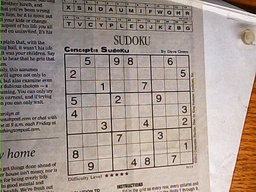
#> input picture Week4/Sudoku.jpg, 256 x 192 px, shrunk from 640 x 480 before the run, found by its file name
$ python q2.py
#> lines starting #> are read from the running program, lines starting #| are printed output that depends on the picture
import cv2 as cv
import numpy as np


def hough_lines(edges: cv.Mat, rho, min_theta, max_theta, theta, threshold):
    diag_len = int(np.ceil(np.sqrt(edges.shape[0]**2 + edges.shape[1]**2)))

    theta_angles = np.arange(min_theta, max_theta, theta)
    rho_values = np.arange(-diag_len, diag_len +1, rho)

    theta_count = len(theta_angles)
    rho_count = len(rho_values)

    accumulator = np.zeros((rho_count, theta_count))

    sins = np.sin(theta_angles)
    coss = np.cos(theta_angles)

    xs, ys = np.where(edges > 0)

    for x, y in zip(xs, ys):
        for angle_idx in range(theta_count):
            cur_rho = x*coss[angle_idx] + y*sins[angle_idx]
            rho_pos = np.where(rho_values < cur_rho)[0][-1]

            accumulator[rho_pos][angle_idx] += 1
    accumulator /= np.max(accumulator)
    rho_index, theta_index = np.where(accumulator > threshold)

    return np.vstack([rho_values[rho_index], theta_angles[theta_index]]).T


img = cv.imread('Week4/Sudoku.jpg')
#> img is the input picture: shape (192, 256, 3); mean B, G, R 141.3, 149, 162.2
diag_len = int(np.ceil(np.sqrt(img.shape[0]**2 + img.shape[1]**2)))
#> diag_len = 320
gray = cv.cvtColor(img, cv.COLOR_BGR2GRAY)
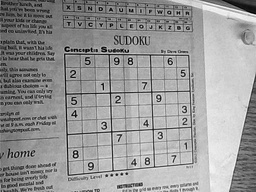
#> gray: shape (192, 256); min 0, max 250, mean 152.1

edges = cv.Canny(gray, 50, 150, apertureSize=3)
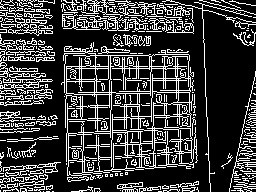
#> edges: shape (192, 256); 23.4% white in thin lines or dots
lines = hough_lines(edges, 1, 0, np.pi, np.pi/180, 0.75)
#> in hough_lines, `xs, ys = np.where(edges > 0)`: xs = 11502 values from 0 to 191; ys = 11502 values, max 255 at index 482, min 0 at index 143, mean 112.5
#> the loop in hough_lines, `for x, y in zip(xs, ys):` made 11502 passes
#> y on passes 1 to 3: 1, 10, 12
#> after the loop in hough_lines, `for x, y in zip(xs, ys):`:
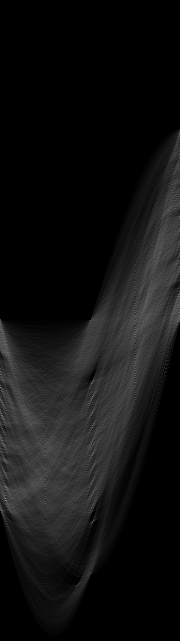
#> accumulator: shape (641, 180) float64; min 0, max 139, mean 17.9
#> in hough_lines, `accumulator /= np.max(accumulator)`:
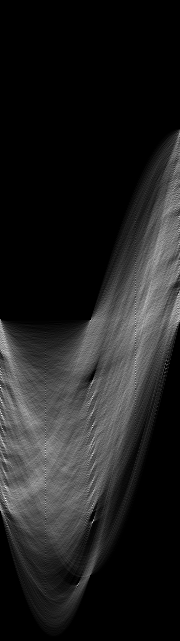
#> accumulator: shape (641, 180) float64; min 0, max 1, mean 0.129
#> in hough_lines, `rho_index, theta_index = np.where(accumulator > threshold)`: rho_index = 40 values from 294 to 522; theta_index = 40 values, max 178 at index 0, min 0 at index 15, mean 64.42
#> lines = 40 pairs, first value -26 to 202, second value 0 to 3.11

for r_theta in lines:
    arr = np.array(r_theta, dtype=np.float64)
    r, theta = arr
    a = np.sin(theta)
    b = np.cos(theta)
    x0 = a*r
    y0 = b*r

    x1 = int(x0 + diag_len*(-b))
    y1 = int(y0 + diag_len*(a))
    x2 = int(x0 - diag_len*(-b))
    y2 = int(y0 - diag_len*(a))

    cv.line(img, (x1, y1), (x2, y2), (0, 0, 255), 2)
#> this loop made 40 passes
#> (r, theta, a, b, x0, y0, x1, y1) on passes 1 to 12: (-26, 3.11, 0.0349, -0.999, -0.907, 25.98, 318, 37), (-13, 3.11, 0.0349, -0.999, -0.454, 12.99, 319, 24), (-5, 2.36, 0.707, -0.707, -3.54, 3.54, 222, 229), (-3, 2.36, 0.707, -0.707, -2.12, 2.12, 224, 228), (1, 3.09, 0.0523, -0.999, 0.0523, -0.999, 319, 15), (2, 2.36, 0.707, -0.707, 1.41, -1.41, 227, 224), (12, 2.36, 0.707, -0.707, 8.49, -8.49, 234, 217), (14, 2.36, 0.707, -0.707, 9.9, -9.9, 236, 216), (21, 0.0349, 0.0349, 0.999, 0.733, 20.99, -319, 32), (30, 0.0175, 0.0175, 1, 0.524, 30, -319, 35), (30, 0.0524, 0.0523, 0.999, 1.57, 29.96, -317, 46), (38, 2.36, 0.707, -0.707, 26.87, -26.87, 253, 199)
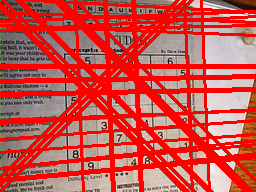
#> img: shape (192, 256, 3); mean B, G, R 78.5, 82.5, 205.2

cv.imshow('Image', img)
cv.waitKey(0)
cv.destroyAllWindows()
